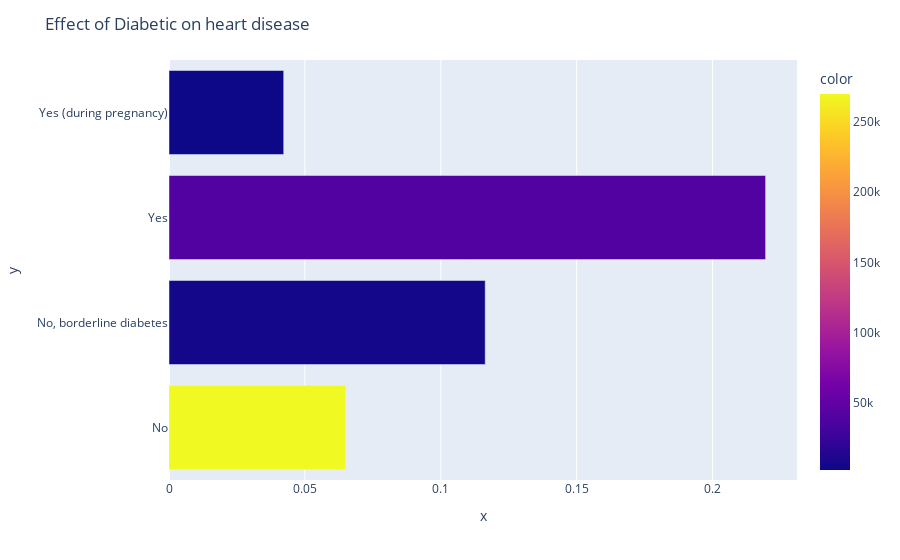

The notebook cell this image was saved under:
### Code cell
A=list(df.groupby('Diabetic').groups.keys())
B=[]
C=[]
for p in A:
    x=df.loc[(df['Diabetic']==p),:].loc[df['HeartDisease']=='Yes'].count()['HeartDisease']
    y=df.loc[(df['Diabetic']==p),].count()['HeartDisease']
    B+=[x/y]
    C+=[y]
fig=px.bar(x=B,y=A,color=C)
fig.update_layout(title_text="Effect of Diabetic on heart disease")
fig.show()
fig.write_image("./Images/dataDiabeticVs.png")

### Figure 1 — Plotly figure (JSON) as saved in the notebook; plotly's stock layout.template omitted (floating-point values rounded to 4 significant figures)
{"data": [{"alignmentgroup": "True", "hovertemplate": "x=%{x}<br>y=%{y}<br>color=%{marker.color}<extra></extra>", "legendgroup": "", "marker": {"color": [269653, 6781, 40802, 2559], "coloraxis": "coloraxis", "pattern": {"shape": ""}}, "name": "", "offsetgroup": "", "orientation": "h", "showlegend": false, "textposition": "auto", "type": "bar", "x": [0.06497, 0.1164, 0.2195, 0.0422], "xaxis": "x", "y": ["No", "No, borderline diabetes", "Yes", "Yes (during pregnancy)"], "yaxis": "y"}], "layout": {"barmode": "relative", "coloraxis": {"colorbar": {"title": {"text": "color"}}, "colorscale": [[0, "#0d0887"], [0.1111, "#46039f"], [0.2222, "#7201a8"], [0.3333, "#9c179e"], [0.4444, "#bd3786"], [0.5556, "#d8576b"], [0.6667, "#ed7953"], [0.7778, "#fb9f3a"], [0.8889, "#fdca26"], [1, "#f0f921"]]}, "legend": {"tracegroupgap": 0}, "margin": {"t": 60}, "title": {"text": "Effect of Diabetic on heart disease"}, "xaxis": {"anchor": "y", "domain": [0, 1], "title": {"text": "x"}}, "yaxis": {"anchor": "x", "domain": [0, 1], "title": {"text": "y"}}}}
